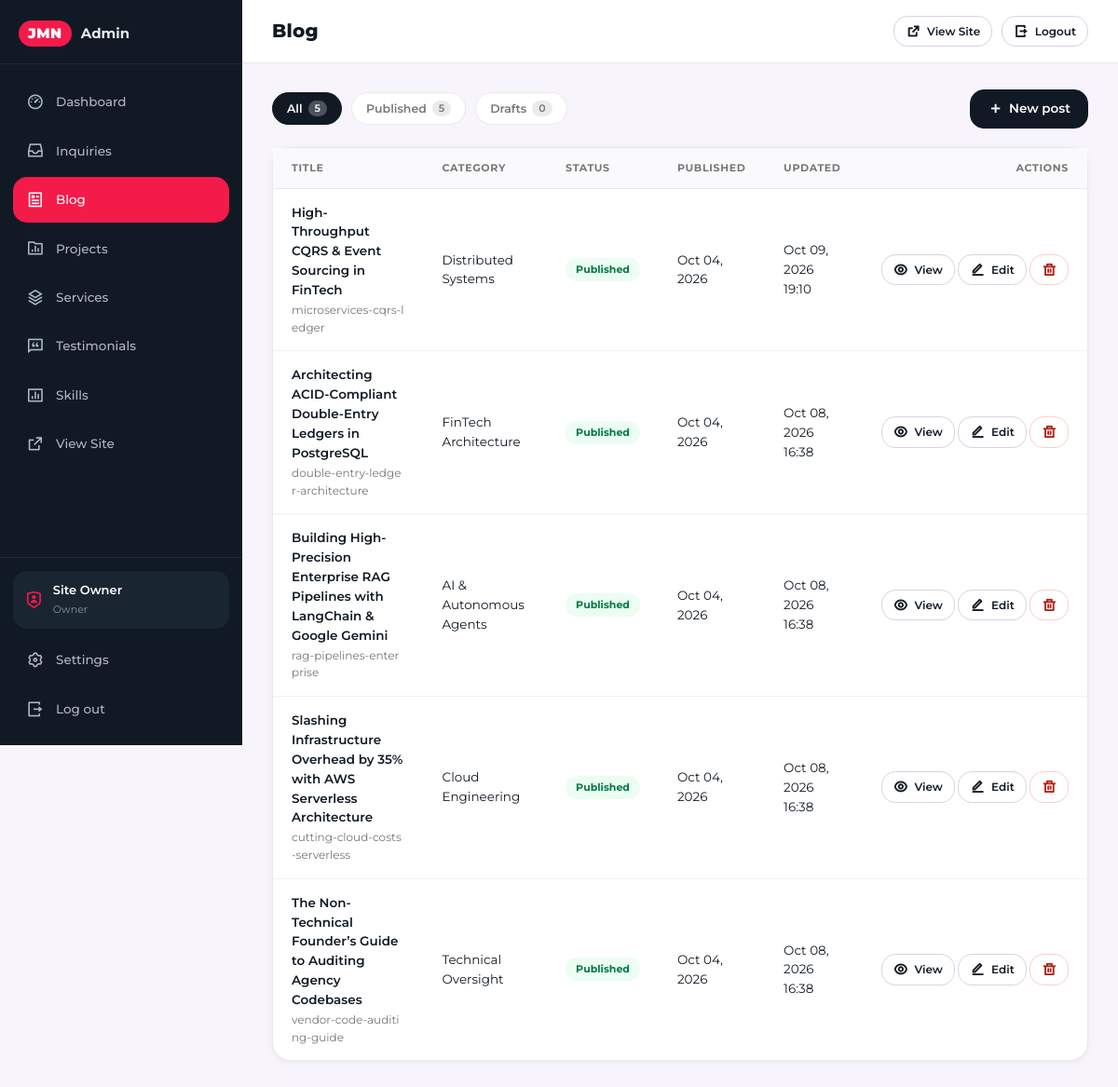
Screenshot of /admin/blog.php (signed in) with the database file from the repository.
### tables this page shows
CREATE TABLE `blogs` (
  `id` bigint unsigned NOT NULL AUTO_INCREMENT,
  `slug` varchar(191) NOT NULL,
  `title` varchar(255) NOT NULL,
  `subtitle` varchar(255) DEFAULT NULL,
  `category` varchar(100) NOT NULL,
  `read_time` varchar(50) DEFAULT '5 min read',
  `image` varchar(255) NOT NULL,
  `excerpt` text NOT NULL,
  `content` longtext NOT NULL,
  `status` enum('published','draft') NOT NULL DEFAULT 'published',
  `published_at` datetime NOT NULL DEFAULT CURRENT_TIMESTAMP,
  `created_at` datetime NOT NULL DEFAULT CURRENT_TIMESTAMP,
  `updated_at` datetime NOT NULL DEFAULT CURRENT_TIMESTAMP ON UPDATE CURRENT_TIMESTAMP,
  PRIMARY KEY (`id`),
  UNIQUE KEY `slug` (`slug`),
  KEY `idx_slug` (`slug`),
  KEY `idx_status` (`status`),
  KEY `idx_published_at` (`published_at`)
);

### config/config.php (called while the page is built, shortened)
<?php
if (!defined('APP_INITIALIZED')) {
    require_once ROOT_PATH . '/config/security.php';
}
function url(string $path = ''): string
{
    $cleanPath = ltrim($path, '/');
    return empty($cleanPath) ? BASE_URL : BASE_URL . '/' . $cleanPath;
}

### config/security.php (called while the page is built, shortened)
<?php
function e(?string $string): string
{
    return htmlspecialchars((string)($string ?? ''), ENT_QUOTES | ENT_SUBSTITUTE, 'UTF-8');
}

### admin/includes/auth.php (called while the page is built, shortened)
<?php
require_once dirname(__DIR__, 2) . '/config/config.php';
function admin_current_user(): ?array
{
    $cached = null;
    $db = get_db();
    try {
        $stmt = $db->prepare('SELECT id, username, display_name, email, role, last_login_at FROM `admin_users` WHERE id = ? LIMIT 1');
        $stmt->execute([(int)$_SESSION['admin_user_id']]);
        $row = $stmt->fetch();
        if (is_array($row)) {
            $cached = $row;
        }
    } catch (Throwable $e) {
        error_log('admin_current_user failed: ' . $e->getMessage());
    }
    return $cached;
}

### admin/blog.php (the view, shortened to what this page needs)
<?php
require_once __DIR__ . '/includes/auth.php';
$adminTitle = 'Blog';
$adminNav   = 'blog';
$statusFilter = isset($_GET['status']) ? preg_replace('/[^a-z]/', '', (string)$_GET['status']) : '';
if (!in_array($statusFilter, ['published', 'draft'], true)) {
    $statusFilter = '';
}
$db = get_db();
$posts = [];
$counts = ['published' => 0, 'draft' => 0];
if ($db !== null) {
    try {
        $rows = $db->query("SELECT status, COUNT(*) c FROM `blogs` GROUP BY status")->fetchAll();
        foreach ($rows as $r) {
            $counts[(string)$r['status']] = (int)$r['c'];
        }
        $whereSql = $statusFilter !== '' ? "WHERE `status` = :status" : '';
        $stmt = $db->prepare("
            SELECT id, slug, title, subtitle, category, read_time, image,
                   status, published_at, updated_at
            FROM `blogs` {$whereSql}
            ORDER BY `updated_at` DESC
        ");
        if ($statusFilter !== '') {
            $stmt->execute([':status' => $statusFilter]);
        } else {
            $stmt->execute();
        }
        $posts = $stmt->fetchAll();
    } catch (Throwable $e) {
        error_log('Blog list query failed: ' . $e->getMessage());
    }
}
function admin_blog_url(?string $status): string
{
    return 'blog.php' . ($status !== null && $status !== '' ? '?status=' . urlencode($status) : '');
}
require_once __DIR__ . '/includes/layout-header.php';
?>
<div class="admin-filters">
    <a class="admin-chip <?= $statusFilter === '' ? 'is-active' : '' ?>" href="<?= e(admin_blog_url('')) ?>">
        All <span class="admin-chip-count"><?= (int)($counts['published'] + $counts['draft']) ?></span>
    </a>
    <a class="admin-chip <?= $statusFilter === 'published' ? 'is-active' : '' ?>" href="<?= e(admin_blog_url('published')) ?>">
        Published <span class="admin-chip-count"><?= (int)$counts['published'] ?></span>
    </a>
    <a class="admin-chip <?= $statusFilter === 'draft' ? 'is-active' : '' ?>" href="<?= e(admin_blog_url('draft')) ?>">
        Drafts <span class="admin-chip-count"><?= (int)$counts['draft'] ?></span>
    </a>
    <a class="admin-btn admin-btn--primary" href="blog-edit.php" style="margin-left:auto;">
        <i class="ri-add-line"></i> New post
    </a>
</div>
<div class="admin-card">
    <div class="admin-card-body admin-card-body--flush">
        <?php if (empty($posts)): ?>
            <div class="admin-empty">
                <i class="ri-article-line"></i>
                <p>No posts found. <a href="blog-edit.php">Create the first one</a>.</p>
            </div>
        <?php else: ?>
            <div class="admin-table-wrap">
                <table class="admin-table">
                    <thead>
                        <tr>
                            <th>Title</th>
                            <th>Category</th>
                            <th>Status</th>
                            <th>Published</th>
                            <th>Updated</th>
                            <th style="text-align:right;">Actions</th>
                        </tr>
                    </thead>
                    <tbody>
                    <?php foreach ($posts as $p): ?>
                        <tr>
                            <td>
                                <a href="blog-edit.php?id=<?= (int)$p['id'] ?>"><?= e($p['title']) ?></a>
                                <span class="admin-sub"><?= e($p['slug']) ?></span>
                            </td>
                            <td><?= e($p['category']) ?></td>
                            <td><span class="admin-badge admin-badge--<?= e($p['status']) ?>"><?= e($p['status']) ?></span></td>
                            <td><?= e(date('M d, Y', strtotime((string)$p['published_at']))) ?></td>
                            <td><?= e(date('M d, Y H:i', strtotime((string)$p['updated_at']))) ?></td>
                            <td style="text-align:right; white-space:nowrap;">
                                <?php if ($p['status'] === 'published'): ?>
                                    <a class="admin-btn admin-btn--secondary admin-btn--sm" href="<?= e(url('blog-detail.php?slug=' . rawurlencode((string)$p['slug']))) ?>" target="_blank" rel="noopener">
                                        <i class="ri-eye-line"></i> View
                                    </a>
                                <?php endif; ?>
                                <a class="admin-btn admin-btn--secondary admin-btn--sm" href="blog-edit.php?id=<?= (int)$p['id'] ?>">
                                    <i class="ri-edit-line"></i> Edit
                                </a>
                                <form method="post" action="blog-delete.php" style="display:inline;"
                                      onsubmit="return confirm('Delete &quot;<?= e($p['title']) ?>&quot;? This cannot be undone.');">
                                    <button class="admin-btn admin-btn--danger admin-btn--sm" type="submit">
                                        <i class="ri-delete-bin-line"></i>
                                    </button>
                                </form>
                            </td>
                        </tr>
                    <?php endforeach; ?>
                    </tbody>
                </table>
            </div>
        <?php endif; ?>
    </div>
</div>
<?php require_once __DIR__ . '/includes/layout-footer.php'; ?>

### admin/includes/layout-header.php (shortened to what this page needs)
<?php
require_once __DIR__ . '/auth.php';
$adminTitle = $adminTitle ?? 'Dashboard';
$adminUser  = admin_current_user();
$adminNav   = $adminNav ?? '';
?>
<!DOCTYPE html>
<html lang="en">
<head>
    <link rel="stylesheet" href="https://cdn.jsdelivr.net/npm/remixicon@4.2.0/fonts/remixicon.css">
    <?php $adminCssVer = file_exists(dirname(__DIR__) . '/assets/admin.css') ? (string)filemtime(dirname(__DIR__) . '/assets/admin.css') : '1.0'; ?>
    <link rel="stylesheet" href="<?= e(url('admin/assets/admin.css')) ?>?v=<?= e($adminCssVer) ?>">
</head>
<body class="admin-body">
<div class="admin-shell">
    <aside class="admin-sidebar" id="adminSidebar" aria-label="Admin Navigation">
        <div class="admin-brand">
            <span class="admin-brand-mark">JMN</span>
            <span class="admin-brand-text">Admin</span>
        </div>
        <nav class="admin-nav">
            <a href="index.php" class="<?= $adminNav === 'dashboard' ? 'is-active' : '' ?>">
                <i class="ri-dashboard-3-line"></i><span>Dashboard</span>
            </a>
            <a href="inquiries.php" class="<?= $adminNav === 'inquiries' ? 'is-active' : '' ?>">
                <i class="ri-inbox-2-line"></i><span>Inquiries</span>
            </a>
            <a href="blog.php" class="<?= $adminNav === 'blog' ? 'is-active' : '' ?>">
                <i class="ri-article-line"></i><span>Blog</span>
            </a>
            <a href="projects.php" class="<?= $adminNav === 'projects' ? 'is-active' : '' ?>">
                <i class="ri-folder-chart-line"></i><span>Projects</span>
            </a>
            <a href="services.php" class="<?= $adminNav === 'services' ? 'is-active' : '' ?>">
                <i class="ri-stack-line"></i><span>Services</span>
            </a>
            <a href="testimonials.php" class="<?= $adminNav === 'testimonials' ? 'is-active' : '' ?>">
                <i class="ri-chat-quote-line"></i><span>Testimonials</span>
            </a>
            <a href="skills.php" class="<?= $adminNav === 'skills' ? 'is-active' : '' ?>">
                <i class="ri-bar-chart-box-line"></i><span>Skills</span>
            </a>
            <a href="<?= e(url('index.php')) ?>" target="_blank" rel="noopener" class="admin-nav-external">
                <i class="ri-external-link-line"></i><span>View Site</span>
            </a>
        </nav>
        <div class="admin-sidebar-foot">
            <div class="admin-user-chip">
                <i class="ri-shield-user-line"></i>
                <div>
                    <strong><?= e($adminUser['display_name'] ?? 'Admin') ?></strong>
                    <small><?= e($adminUser['role'] ?? 'owner') ?></small>
                </div>
            </div>
            <a href="settings.php" class="<?= $adminNav === 'settings' ? 'is-active' : '' ?>">
                <i class="ri-settings-3-line"></i><span>Settings</span>
            </a>
            <a href="logout.php"><i class="ri-logout-box-r-line"></i><span>Log out</span></a>
        </div>
    </aside>
    <div class="admin-main">
        <header class="admin-topbar">
            <h1 class="admin-topbar-title"><?= e($adminTitle) ?></h1>
            <div class="admin-topbar-actions">
                <a href="<?= e(url('index.php')) ?>" target="_blank" rel="noopener" class="admin-btn admin-btn--secondary admin-btn--sm" title="View public site">
                    <i class="ri-external-link-line"></i> <span class="admin-topbar-btn-text">View Site</span>
                </a>
                <a href="logout.php" class="admin-btn admin-btn--secondary admin-btn--sm" title="Log out">
                    <i class="ri-logout-box-r-line"></i> <span class="admin-topbar-btn-text">Logout</span>
                </a>
            </div>
        </header>
        <main class="admin-content">

### rows the page displays
blogs: title "High-Throughput CQRS & Event Sourcing in FinTech", slug "microservices-cqrs-ledger", category "Distributed Systems", status "Published", published_at "Oct 04, 2026", updated_at "Oct 09, 2026 19:10"
blogs: title "Architecting ACID-Compliant Double-Entry Ledgers in PostgreSQL", slug "double-entry-ledger-architecture", category "FinTech Architecture", status "Published", published_at "Oct 04, 2026", updated_at "Oct 08, 2026 16:38"
blogs: title "Building High-Precision Enterprise RAG Pipelines with LangChain & Google Gemini", slug "rag-pipelines-enterprise", category "AI & Autonomous Agents", status "Published", published_at "Oct 04, 2026", updated_at "Oct 08, 2026 16:38"
blogs: title "Slashing Infrastructure Overhead by 35% with AWS Serverless Architecture", slug "cutting-cloud-costs-serverless", category "Cloud Engineering", status "Published", published_at "Oct 04, 2026", updated_at "Oct 08, 2026 16:38"
blogs: title "The Non-Technical Founder’s Guide to Auditing Agency Codebases", slug "vendor-code-auditing-guide", category "Technical Oversight", status "Published", published_at "Oct 04, 2026", updated_at "Oct 08, 2026 16:38"

### other values shown
$adminUser['display_name'] "Site Owner"
$adminUser['role'] "Owner"
$adminTitle "Blog"
$counts['published'] + $counts['draft'] "5"
$counts['published'] "5"
$counts['draft'] "0"
